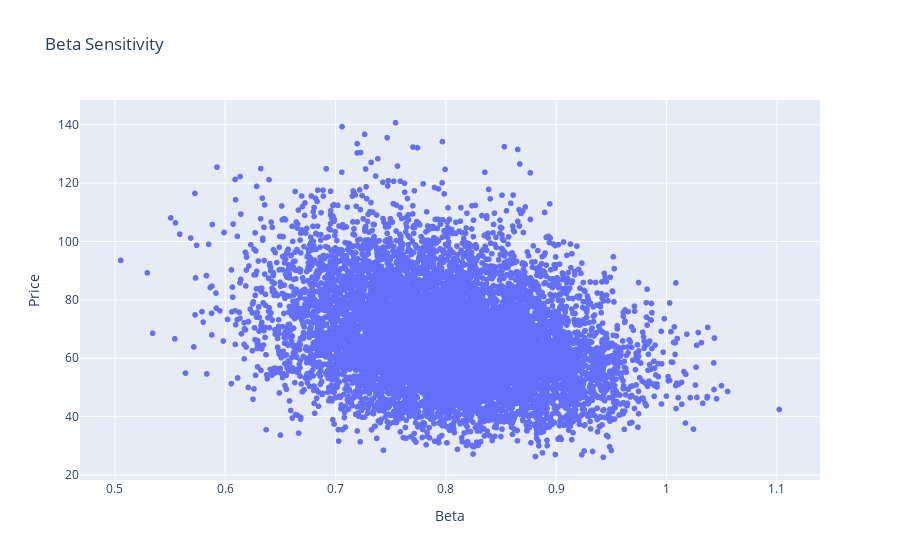

The code cell stored with this chart in its notebook:
### Code cell
fig = px.scatter(df, y='Price', x=input_cols[2],title="Beta Sensitivity")
    fig.show()

### Figure 1 — Plotly figure (JSON) as saved in the notebook; plotly's stock layout.template omitted (floating-point values rounded to 4 significant figures; data arrays with more than 128 entries replaced by an {"elided": "..."} marker saying what was removed)
{"data": [{"hovertemplate": "Beta=%{x}<br>Price=%{y}<extra></extra>", "legendgroup": "", "marker": {"color": "#636efa", "symbol": "circle"}, "mode": "markers", "name": "", "showlegend": false, "type": "scattergl", "x": {"elided": "10000 float values"}, "xaxis": "x", "y": {"elided": "10000 float values"}, "yaxis": "y"}], "layout": {"legend": {"tracegroupgap": 0}, "title": {"text": "Beta Sensitivity"}, "xaxis": {"anchor": "y", "domain": [0, 1], "title": {"text": "Beta"}}, "yaxis": {"anchor": "x", "domain": [0, 1], "title": {"text": "Price"}}}}
